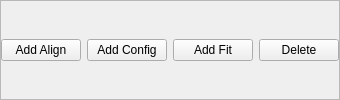
           <widget class="QFrame" name="stepsAddDelete_frame">
            <property name="frameShape">
             <enum>QFrame::StyledPanel</enum>
            </property>
            <property name="frameShadow">
             <enum>QFrame::Raised</enum>
            </property>
            <layout class="QHBoxLayout" name="horizontalLayout_10">
             <property name="leftMargin">
              <number>0</number>
             </property>
             <property name="topMargin">
              <number>0</number>
             </property>
             <property name="rightMargin">
              <number>0</number>
             </property>
             <property name="bottomMargin">
              <number>0</number>
             </property>
             <item>
              <widget class="QPushButton" name="stepsAddAlign_pushButton">
               <property name="text">
                <string>Add Align</string>
               </property>
              </widget>
             </item>
             <item>
              <widget class="QPushButton" name="stepsAddConfig_pushButton">
               <property name="text">
                <string>Add Config</string>
               </property>
              </widget>
             </item>
             <item>
              <widget class="QPushButton" name="stepsAddFit_pushButton">
               <property name="text">
                <string>Add Fit</string>
               </property>
              </widget>
             </item>
             <item>
              <widget class="QPushButton" name="stepsDelete_pushButton">
               <property name="text">
                <string>Delete</string>
               </property>
              </widget>
             </item>
            </layout>
           </widget>
